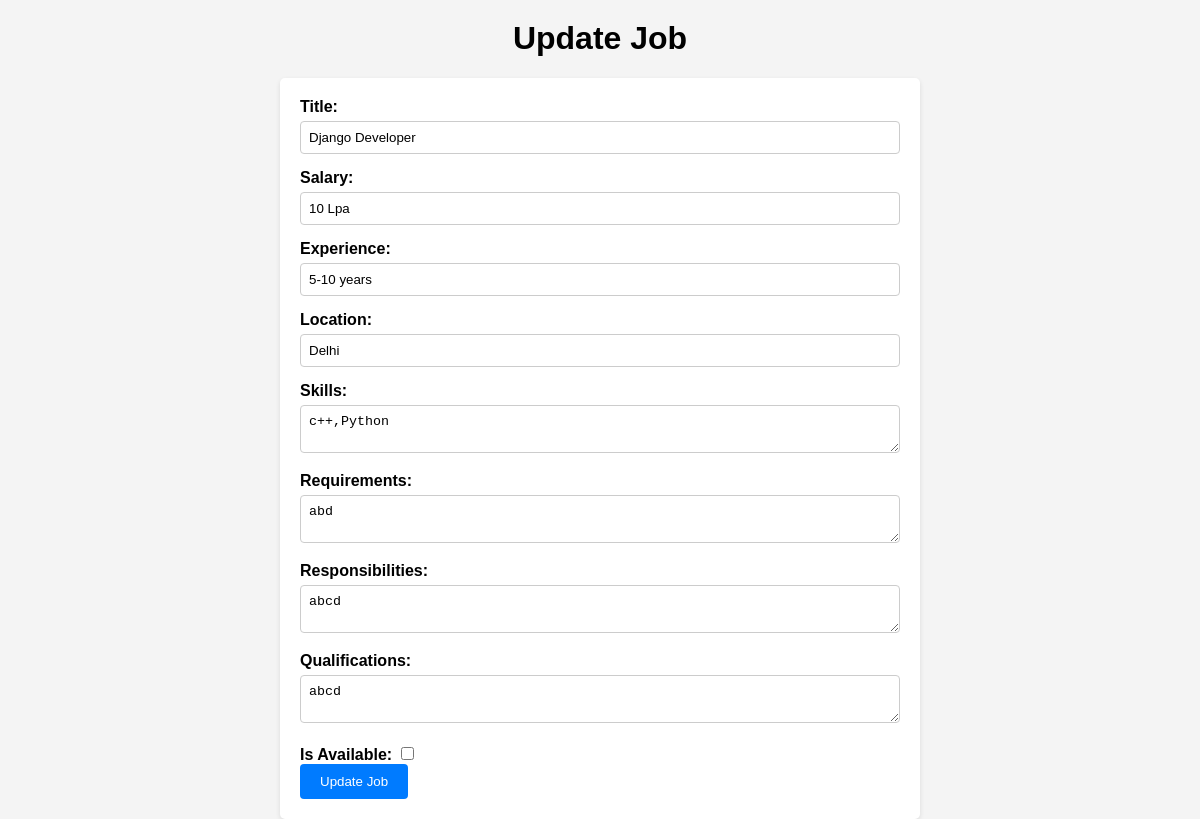
The page /update_job/1/ on the database its author committed.
### Job/models.py (models this page shows, shortened)
class Job(models.Model):
    user = models.ForeignKey(User, on_delete=models.CASCADE)
    job_id = models.AutoField(primary_key=True)  # Auto-incrementing job ID
    title = models.CharField(max_length=100)
    salary = models.CharField(max_length=5)
    experience = models.CharField(max_length=200)
    location = models.CharField(max_length=100)
    skills = models.TextField()  # Skills required for the job
    requirements = models.TextField()  # Job requirements
    responsibilities = models.TextField()  # Job responsibilities
    qualifications = models.TextField()  # Required qualifications
    is_available = models.BooleanField(default=True)

### Job/views.py (the view)
# urls.py: path('update_job/<int:job_id>/', views.update_job, name='update_job'),
def update_job(request, job_id):
    job_instance = get_object_or_404(Job, job_id=job_id)
    if request.method == 'POST':
        job_instance.title = request.POST.get('title')
        job_instance.salary = request.POST.get('salary')
        job_instance.experience = request.POST.get('experience')
        job_instance.location = request.POST.get('location')
        job_instance.skills = request.POST.get('skills')
        job_instance.requirements = request.POST.get('requirements')
        job_instance.responsibilities = request.POST.get('responsibilities')
        job_instance.qualifications = request.POST.get('qualifications')
        job_instance.is_available = request.POST.get('is_available') == 'on'  # Assuming it's a checkbox
        job_instance.save()
        return redirect('manage-jobs')  # Assuming you have a URL named 'job_detail'
    else:
        return render(request, 'job/update_job.html', {'job': job_instance})

### templates/job/update_job.html (shortened to what this page needs)
<!DOCTYPE html>
<html lang="en">
<head>
</head>
<body>
    <h1>Update Job</h1>
    <form method="post">
        <label for="title">Title:</label><br>
        <input type="text" id="title" name="title" value="{{ job.title }}"><br>
        <label for="salary">Salary:</label><br>
        <input type="text" id="salary" name="salary" value="{{ job.salary }}"><br>
        <label for="experience">Experience:</label><br>
        <input type="text" id="experience" name="experience" value="{{ job.experience }}"><br>
        <label for="location">Location:</label><br>
        <input type="text" id="location" name="location" value="{{ job.location }}"><br>
        <label for="skills">Skills:</label><br>
        <textarea id="skills" name="skills">{{ job.skills }}</textarea><br>
        <label for="requirements">Requirements:</label><br>
        <textarea id="requirements" name="requirements">{{ job.requirements }}</textarea><br>
        <label for="responsibilities">Responsibilities:</label><br>
        <textarea id="responsibilities" name="responsibilities">{{ job.responsibilities }}</textarea><br>
        <label for="qualifications">Qualifications:</label><br>
        <textarea id="qualifications" name="qualifications">{{ job.qualifications }}</textarea><br>
        <label for="is_available">Is Available:</label>
        <input type="checkbox" id="is_available" name="is_available" {% if job.is_available %} checked {% endif %}><br>
        <input type="submit" value="Update Job">
    </form>
</body>
</html>

### templates/job/update_job.html (style rules this page uses)
body { font-family: Arial, sans-serif; margin: 0; padding: 0; background-color: #f4f4f4; }
h1 { text-align: center; margin-top: 20px; }
form { width: 50%; margin: 0 auto; background-color: #fff; padding: 20px; border-radius: 5px; box-shadow: 0 2px 5px rgba(0, 0, 0, 0.1); }
label { font-weight: bold; }
input[type="text"], textarea { width: 100%; padding: 8px; margin-top: 5px; margin-bottom: 15px; border: 1px solid #ccc; border-radius: 4px; box-sizing: border-box; }
input[type="checkbox"] { margin-top: 5px; }
input[type="submit"] { background-color: #007bff; color: #fff; padding: 10px 20px; border: none; border-radius: 4px; cursor: pointer; }

### rows shown on the page
Job: title "Django Developer", salary "10 Lpa", experience "5-10 years", location "Delhi", skills "c++,Python", requirements "abd", responsibilities "abcd", qualifications "abcd"
